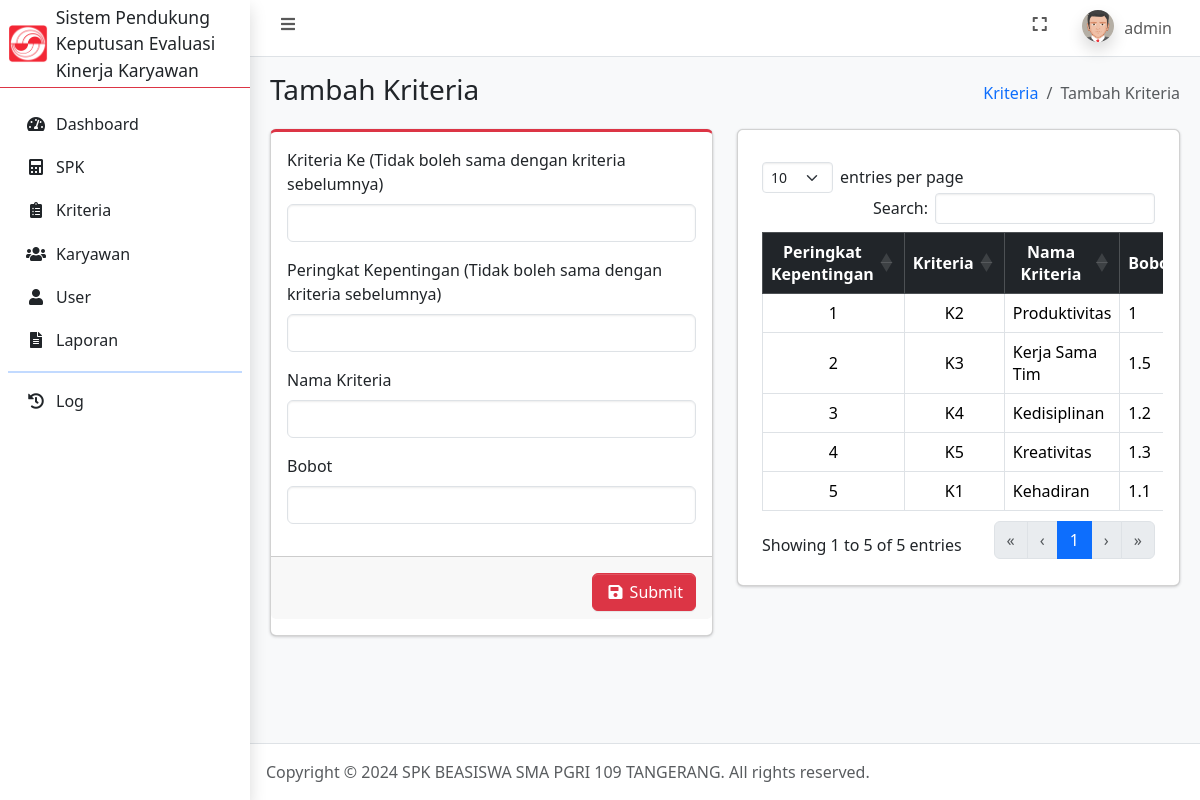
Screenshot of /tambah_kriteria.php (signed in) with the database file from the repository.
### tables this page shows
CREATE TABLE `user` (
  `id_user` int(11) NOT NULL,
  `username` varchar(100) NOT NULL,
  `password` varchar(255) NOT NULL,
  `jabatan` enum('admin','petugas') NOT NULL,
  `nama` varchar(100) NOT NULL,
  `foto` text NOT NULL,
  `dibuat_pada` timestamp NOT NULL DEFAULT current_timestamp()
);

CREATE TABLE `kriteria` (
  `id_kriteria` int(11) NOT NULL,
  `kriteria_ke` int(11) NOT NULL,
  `peringkat_kepentingan` int(11) NOT NULL,
  `nama_kriteria` varchar(100) NOT NULL,
  `bobot` float NOT NULL,
  `bobot_normalisasi` float DEFAULT NULL,
  `dibuat_pada` datetime NOT NULL DEFAULT current_timestamp()
);

### connection.php (called while the page is built, shortened)
<?php
	$host = 'localhost';
	$user = 'root';
	$pass = '';
	$database = 'spk_evaluasi_kinerja_karyawan';
	$conn = mysqli_connect($host, $user, $pass, $database);
    if (isset($_SESSION['id_user'])) {
    	$id_user = $_SESSION['id_user'];
		$dataUser = mysqli_fetch_assoc(mysqli_query($conn, "SELECT * FROM user WHERE id_user = $id_user"));
	}
?>

### tambah_kriteria.php (the view, shortened to what this page needs)
<?php
    require_once 'connection.php';
    $kriteria = mysqli_query($conn, "SELECT * FROM kriteria ORDER BY peringkat_kepentingan ASC");
?>
<!DOCTYPE html>
<html lang="en">
<head>
    <?php include_once 'include/head.php'; ?>
</head>
<body class="layout-fixed sidebar-expand-lg bg-body-tertiary">
    <div class="app-wrapper">
        <?php include_once 'include/navbar.php'; ?>
        <?php include_once 'include/sidebar.php'; ?>
        <main class="app-main">
            <div class="app-content-header">
                <div class="container-fluid">
                    <div class="row">
                        <div class="col-sm-6">
                            <h3 class="mb-0">Tambah Kriteria</h3>
                        </div>
                        <div class="col-sm-6">
                            <ol class="breadcrumb float-sm-end">
                                <li class="breadcrumb-item"><a href="kriteria.php">Kriteria</a></li>
                                <li class="breadcrumb-item active" aria-current="page">
                                    Tambah Kriteria
                                </li>
                            </ol>
                        </div>
                    </div>
                </div>
            </div>
            <div class="app-content">
                <div class="container-fluid">
                    <div class="row">
                        <div class="col-6">
                            <div class="card card-danger card-outline mb-4">
                                <form method="post" enctype="multipart/form-data">
                                    <div class="card-body">
                                        <div class="mb-3">
                                            <label for="kriteria_ke" class="form-label">Kriteria Ke (Tidak boleh sama dengan kriteria sebelumnya)</label>
                                            <input type="number" class="form-control" id="kriteria_ke" name="kriteria_ke" required>
                                        </div>
                                        <div class="mb-3">
                                            <label for="peringkat_kepentingan" class="form-label">Peringkat Kepentingan (Tidak boleh sama dengan kriteria sebelumnya)</label>
                                            <input type="number" class="form-control" id="peringkat_kepentingan" name="peringkat_kepentingan" required>
                                        </div>
                                        <div class="mb-3">
                                            <label for="nama_kriteria" class="form-label">Nama Kriteria</label>
                                            <input type="text" class="form-control" id="nama_kriteria" name="nama_kriteria" required>
                                        </div>
                                        <div class="mb-3">
                                            <label for="bobot" class="form-label">Bobot</label>
                                            <input type="number" min="0" step="0.001" class="form-control" id="bobot" name="bobot" required>
                                        </div>
                                    </div>
                                    <div class="card-footer pt-3 text-end">
                                        <button type="submit" name="btnTambahKriteria" class="btn btn-danger"><i class="fas fa-fw fa-save"></i> Submit</button>
                                    </div>
                                </form>
                            </div>
                        </div>
                        <div class="col-6">
                            <div class="card">
                                <div class="card-body">
                                    <div class="table-responsive p-2">
                                        <table class="table table-bordered" id="table_id">
                                            <thead class="table-dark">
                                                <tr>
                                                    <th class="text-center align-middle">Peringkat Kepentingan</th>
                                                    <th class="text-center align-middle">Kriteria</th>
                                                    <th class="text-center align-middle">Nama Kriteria</th>
                                                    <th class="text-center align-middle">Bobot</th>
                                                </tr>
                                            </thead>
                                            <tbody>
                                                <?php foreach ($kriteria as $dk): ?>
                                                    <tr>
                                                        <td class="align-middle text-center"><?= $dk['peringkat_kepentingan']; ?></td>
                                                        <td class="text-center align-middle">K<?= $dk['kriteria_ke']; ?></td>
                                                        <td class="align-middle text-start"><?= $dk['nama_kriteria']; ?></td>
                                                        <td class="align-middle text-start"><?= $dk['bobot']; ?></td>
                                                    </tr>
                                                <?php endforeach ?>
                                            </tbody>
                                        </table>
                                    </div>
                                </div>
                            </div>
                        </div>
                    </div>
                </div>
            </div>
        </main>
        <?php include_once 'include/footer.php'; ?>
    </div>
</body>
</html>

### include/navbar.php (shortened to what this page needs)
<nav class="app-header navbar navbar-expand bg-body">
    <div class="container-fluid">
        <ul class="navbar-nav">
            <li class="nav-item"> <a class="nav-link" data-lte-toggle="sidebar" href="#" role="button"> <i class="fas fa-fw fa-bars"></i> </a> </li>
        </ul>
        <ul class="navbar-nav ms-auto">
            <li class="nav-item"> <a class="nav-link" href="#" data-lte-toggle="fullscreen"> <i data-lte-icon="maximize" class="fas fa-fw fa-expand"></i> </a> </li>
            <li class="nav-item dropdown user-menu">
                <a href="#" class="nav-link dropdown-toggle" data-bs-toggle="dropdown" aria-expanded="false">
                    <img src="assets/img/profiles/<?= $dataUser['foto']; ?>" class="user-image rounded-circle shadow" alt="User Image">
                    <span class="d-none d-md-inline"><?= $dataUser['username']; ?></span>
                </a>
            </li>
        </ul>
    </div>
</nav>

### rows the page displays
user: foto (placeholder picture), username "admin"
kriteria: peringkat_kepentingan "1", kriteria_ke "2", nama_kriteria "Produktivitas", bobot "1"
kriteria: peringkat_kepentingan "2", kriteria_ke "3", nama_kriteria "Kerja Sama Tim", bobot "1.5"
kriteria: peringkat_kepentingan "3", kriteria_ke "4", nama_kriteria "Kedisiplinan", bobot "1.2"
kriteria: peringkat_kepentingan "4", kriteria_ke "5", nama_kriteria "Kreativitas", bobot "1.3"
kriteria: peringkat_kepentingan "5", kriteria_ke "1", nama_kriteria "Kehadiran", bobot "1.1"
